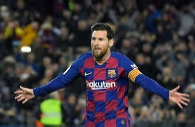
#> input picture messi.png, 195 x 127 px
$ python template_matching.py
#> lines starting #> are read from the running program, lines starting #| are printed output that depends on the picture; after the words box and inside, x2 and y2 are one past the last pixel; in counts of white or black regions, pixels touching at a corner belong together
import cv2 as cv
import numpy as np

img=cv.imread('messi.png')
#> img is the input picture: shape (127, 195, 3); mean B, G, R 59.4, 56.3, 61.3

#read the template and convert it into grayscale at the same time
template=cv.imread('template.png', cv.IMREAD_GRAYSCALE)
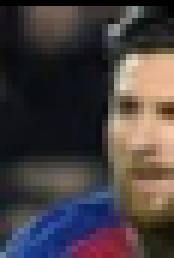
#> input picture template.png, 29 x 43 px (shown 6 times larger)
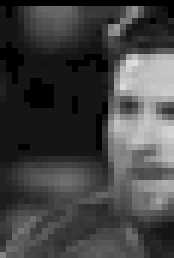
#> template: shape (43, 29) (shown 6 times larger); min 0, max 221, mean 66.9

#convert the image into grayscale
img_gray=cv.cvtColor(img, cv.COLOR_BGR2GRAY)
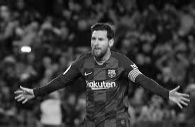
#> img_gray: shape (127, 195); min 2, max 253, mean 58.2

#now, there are different methods to do template matching, here we will see one that generally works best
result=cv.matchTemplate(img_gray, template, cv.TM_CCOEFF_NORMED)
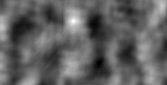
#> result: shape (85, 167) float32; min -0.522, max 0.895, mean 0.0197; drawn with min black and max white

#now we need to locate the place where our template matches with the image
#threshold ranges from 0-1, with 1 indicating brightest spot
loc=np.where(result >=0.88)
#> loc = ([21], [73])

w, h=template.shape[::-1] #-1 is just reversing the order coz w=columns and h=rows
#> w = 29; h = 43

for pt in zip(*loc[::-1]):
    cv.rectangle(img, pt, (pt[0]+w, pt[1]+w), (0,255,0),1)
#> this loop made 1 pass
#> pt on pass 1: (73, 21)
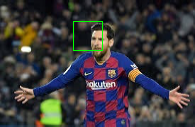
#> img: shape (127, 195, 3); 0.47% of pixels changed, all inside (x1, y1, x2, y2) = (73, 21, 103, 51)

cv.imshow("img",img)
cv.imshow("Result",result)
cv.waitKey(0)
cv.destroyAllWindows()
